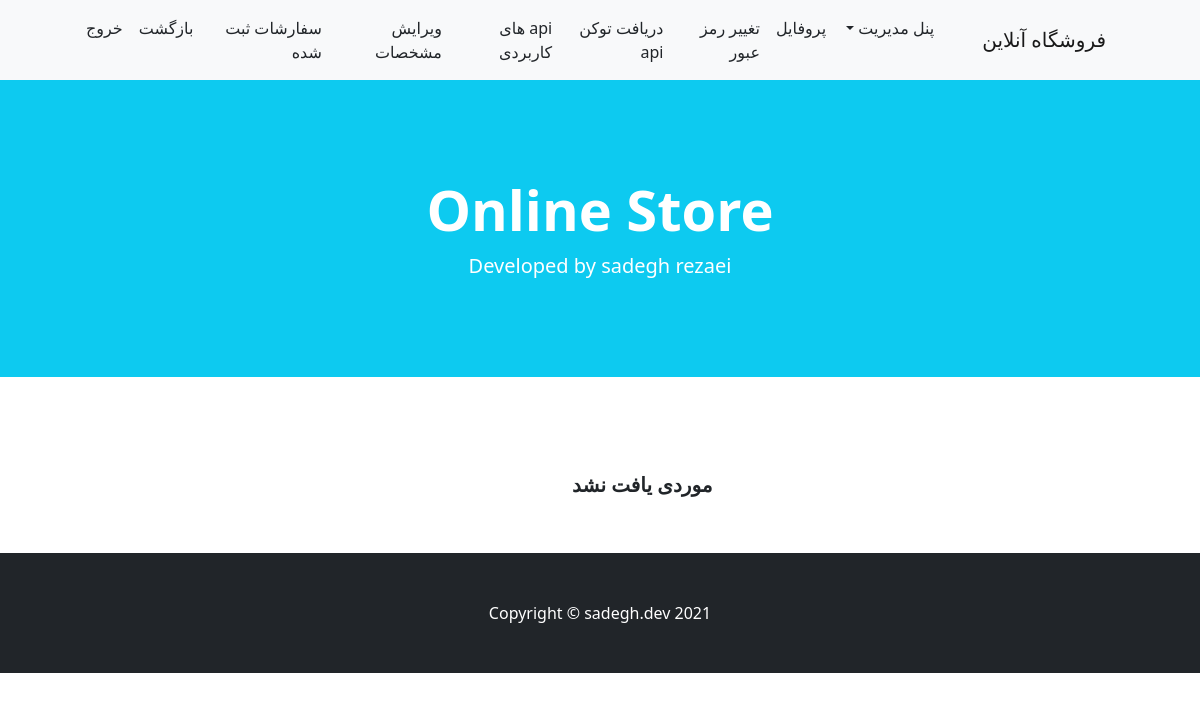
Before: /not-available-products/ (signed in) with the older database file.
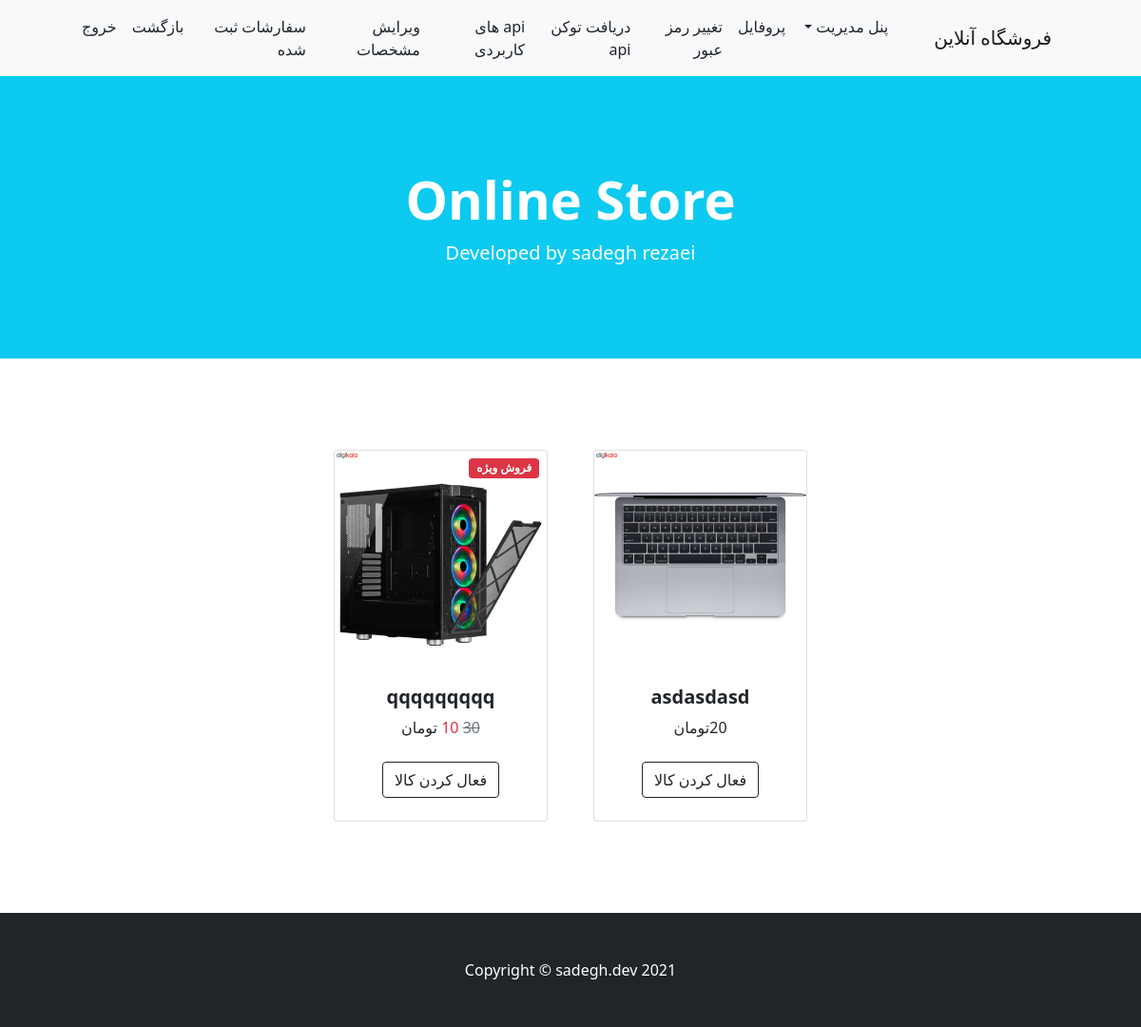
After: the same page with the newer database file.
### doshop/models.py (models this page shows, shortened)
class Product(models.Model):
    category =      models.ForeignKey(Category, on_delete=models.CASCADE, related_name='products')
    company =       models.ForeignKey(Company, on_delete=models.CASCADE, related_name='products', null=True)
    name =          models.CharField(max_length=400)
    slug =          models.SlugField(max_length=500, unique=True)
    image =         models.ImageField(upload_to='products/%Y/%m/%d/')
    description =   models.TextField()
    price =         models.IntegerField()
    number =        models.IntegerField(default=1)
    specialـprice = models.IntegerField(null=True, blank=True)
    available =     models.BooleanField(default=True)
    created =       models.DateTimeField(auto_now_add=True)
    updated =       models.DateTimeField(auto_now=True)
    class Meta :
        ordering = ('name',)

### doshop/views.py (the view)
# urls.py: path('not-available-products/',views.not_available_products, name='not_available_products'),
def not_available_products(request):
    if request.user.access_level == 'o' :
        products = Product.objects.filter(available=False)
        context = {
            'products' : products ,
        }
        return render(request,'accounts/manager/not_available_products.html', context)
    else :
        return redirect('doshop:home')

### templates/accounts/manager/not_available_products.html (shortened to what this page needs)
{% extends 'base_accounts.html' %}
{% load thumbnail %}
{% block content %}
    {% for product in products %}
        <div class="col mb-5">
            <div class="card h-100">
                {% if product.specialـprice %}
                    <div class="badge bg-danger text-white position-absolute" style="top: 0.5rem; right: 0.5rem">فروش ویژه</div>
                {% endif %}
                {% thumbnail product.image "300x300" as img %}
                <img class="card-img-top" src="{{ img.url }}" alt="{{ img.name }}" />
                {% endthumbnail %}
                <div class="card-body p-4">
                    <div class="text-center" dir='rtl'>
                        <h5 class="fw-bolder">{{ product.name }}</h5>
                        {% if product.specialـprice %}
                            <span class="text-muted text-decoration-line-through">{{ product.price|floatformat:"-3g" }}</span>
                            <span class="text-danger ">{{ product.specialـprice|floatformat:"-3g" }} </span>  تومان
                        {% else %}
                            {{ product.price|floatformat:"-3g"  }}تومان
                        {% endif %}
                    </div>
                </div>
                <div class="card-footer p-4 pt-0 border-top-0 bg-transparent">
                    <div class="text-center"><a href='{% url "doshop:edit_available_product" product.slug %}' class="btn btn-outline-dark mt-auto">فعال کردن کالا</a></div>
                </div>
            </div>
        </div>
    {% empty %}
        <h5 dir='rtl' class="fw-bolder">موردی یافت نشد</h5>
    {% endfor %}
{% endblock %}

Changed rows visible on the page:
now on this page (row edited): Product: shows a picture, name "asdasdasd", price "20"
now on this page (row edited): Product: shows "فروش ویژه", shows a picture, name "qqqqqqqqq", price "30", specialـprice "10"
Other visible differences:
text no longer shown: "موردی یافت نشد"
